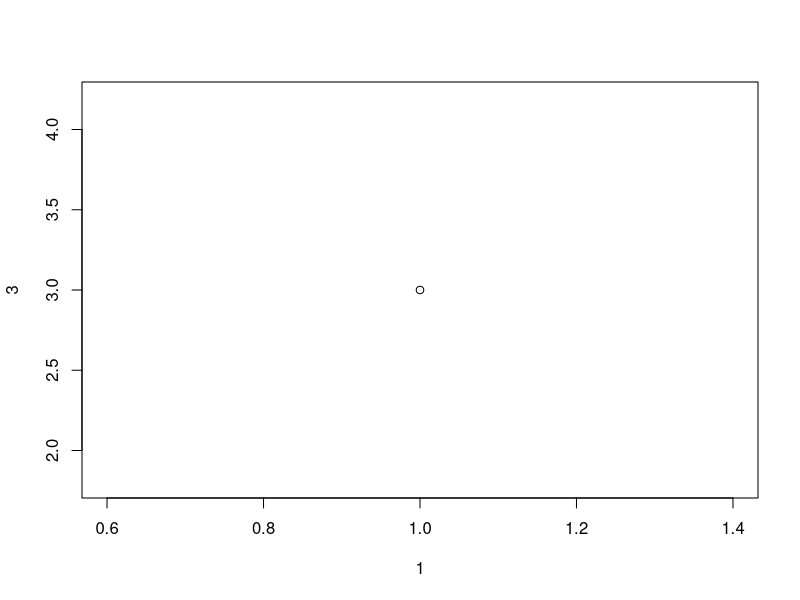
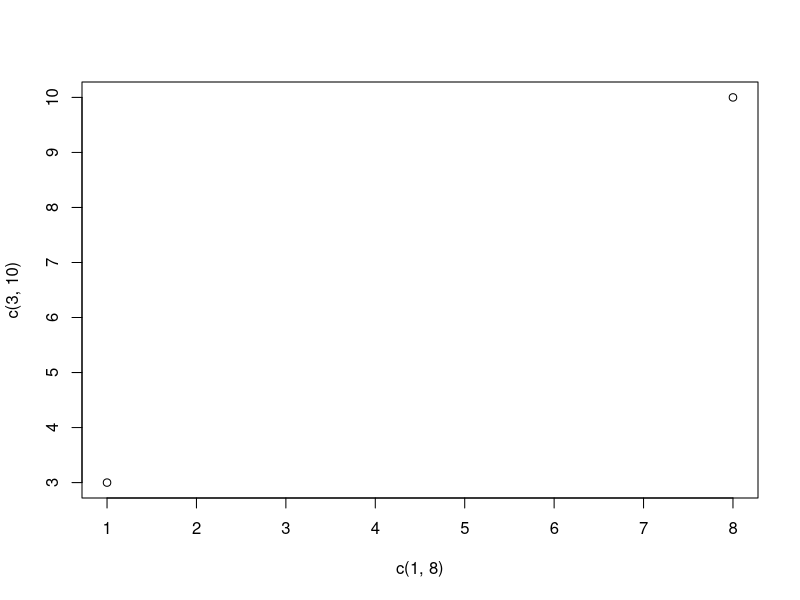
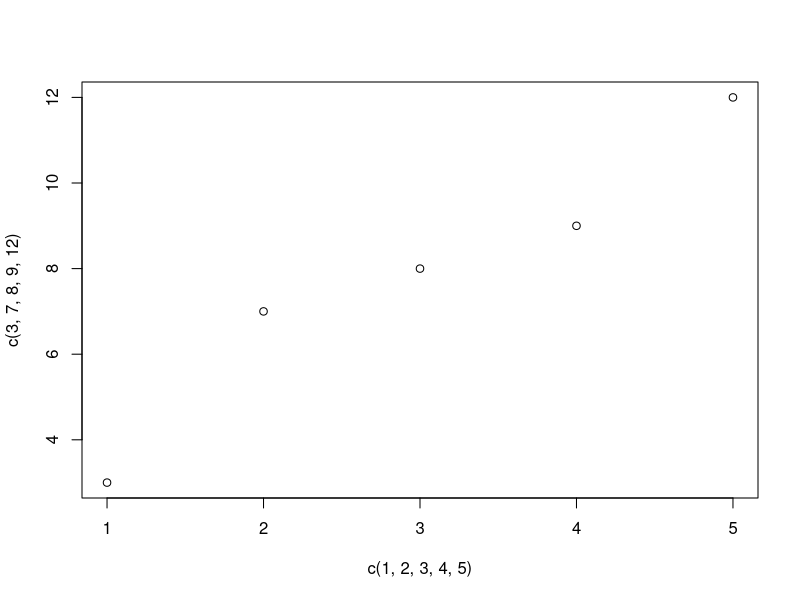
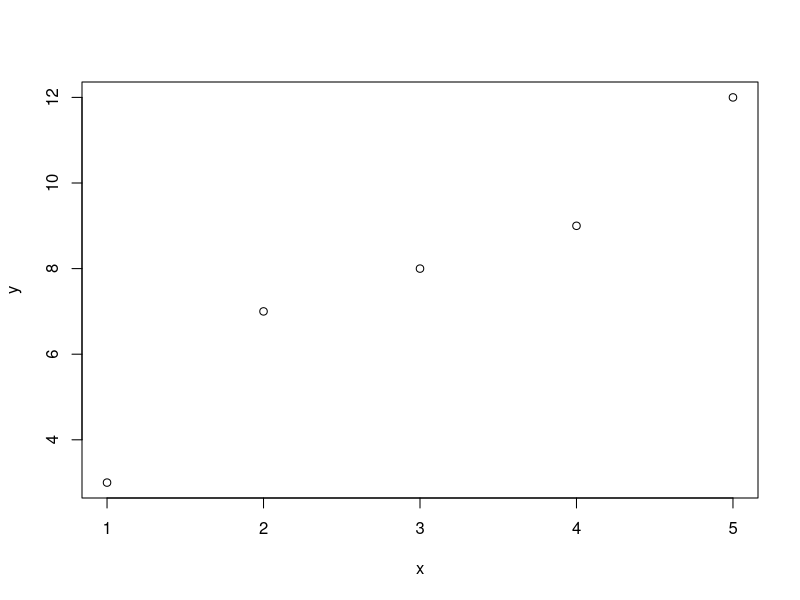
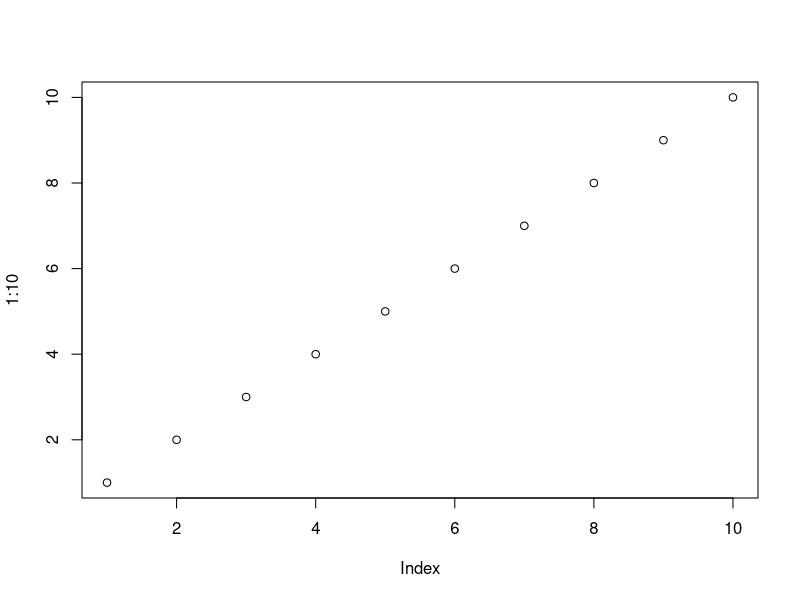
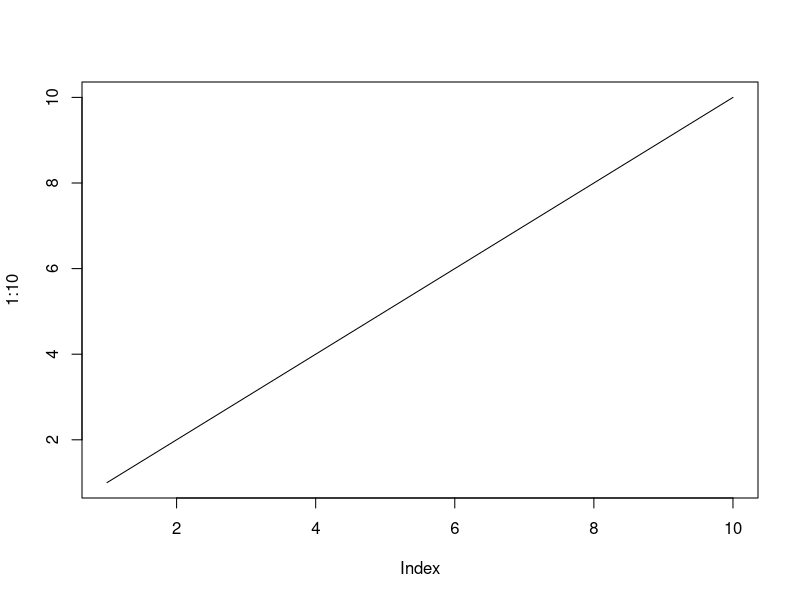
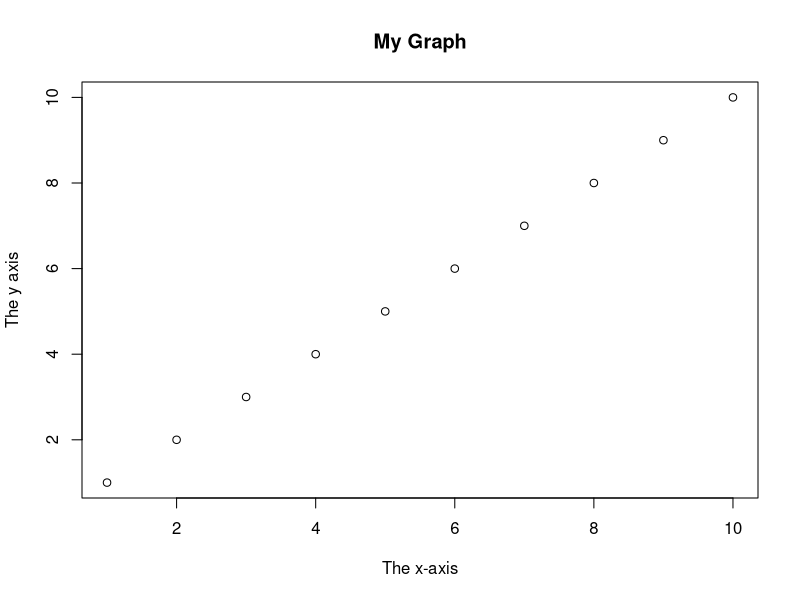
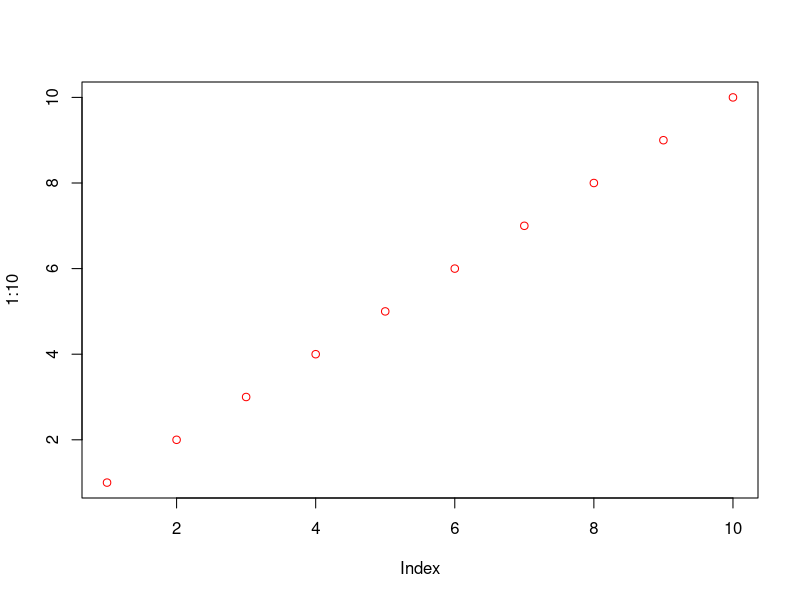

Source code (R) for these figures, in order:
# Code by @AmirMotefaker

# R Plotting


# Plot
# Draw one point in the diagram, at position (1) and position (3)
plot(1, 3)



# To draw more points, use vectors
plot(c(1, 8), c(3, 10))



# Multiple Points
# You can plot as many points as you like, just make sure you have the same number of points in both axis
plot(c(1, 2, 3, 4, 5), c(3, 7, 8, 9, 12))



#For better organization, when you have many values, it is better to use variables
x <- c(1, 2, 3, 4, 5)
y <- c(3, 7, 8, 9, 12)

plot(x, y)



# Sequences of Points
# If you want to draw dots in a sequence, on both the x-axis and the y-axis, use the : operator
plot(1:10)



# Draw a Line
# The plot() function also takes a type parameter with the value l to draw a line to connect all the points in the diagram
plot(1:10, type="l")



# Plot Labels
# The plot() function also accept other parameters, such as main, xlab and ylab 
# if you want to customize the graph with a main title and different labels for the x and y-axis
plot(1:10, main="My Graph", xlab="The x-axis", ylab="The y axis")



# Graph Appearance
# There are many other parameters you can use to change the appearance of the points.
# Colors
# Use col="color" to add a color to the points:
plot(1:10, col="red")



# Size
# Use cex=number to change the size of the points (1 is default, while 0.5 means 50% smaller, and 2 means 100% larger)
plot(1:10, cex=2)



# Point Shape
# Use pch with a value from 0 to 25 to change the point shape format
plot(1:10, pch=25, cex=2)
